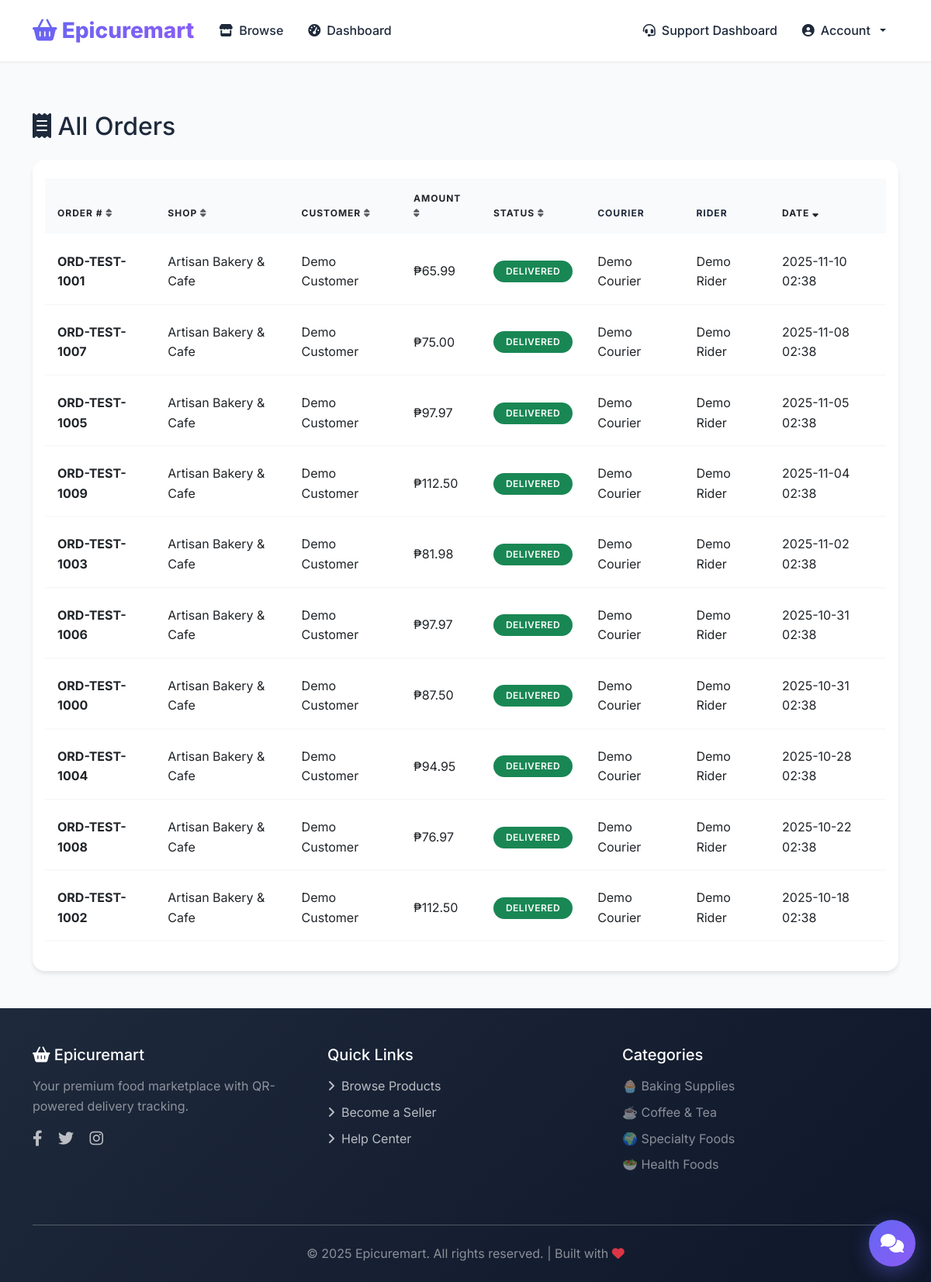
Page /admin/orders (signed in) on the committed database.
### app.py (models this page shows, shortened)
class Order(db.Model):
    __tablename__ = 'orders'
    id = db.Column(db.Integer, primary_key=True)
    order_number = db.Column(db.String(50), unique=True, nullable=False)
    customer_id = db.Column(db.Integer, db.ForeignKey('users.id'), nullable=False)
    shop_id = db.Column(db.Integer, db.ForeignKey('shops.id'), nullable=False)
    courier_id = db.Column(db.Integer, db.ForeignKey('users.id'))
    rider_id = db.Column(db.Integer, db.ForeignKey('users.id'))
    status = db.Column(db.Enum(
        'PENDING_PAYMENT', 'READY_FOR_PICKUP', 'IN_TRANSIT_TO_RIDER',
        'OUT_FOR_DELIVERY', 'DELIVERED', 'CANCELLED'
    ), default='PENDING_PAYMENT')
    delivery_address_id = db.Column(db.Integer, db.ForeignKey('addresses.id'))
    total_amount = db.Column(Numeric(10, 2), nullable=False)
    delivery_fee = db.Column(Numeric(10, 2), default=0.00)
    subtotal = db.Column(Numeric(10, 2), nullable=False)
    commission_rate = db.Column(Numeric(5, 2), default=5.00)  # 5% commission
    commission_amount = db.Column(Numeric(10, 2), default=0.00)
    seller_amount = db.Column(Numeric(10, 2), default=0.00)
    courier_earnings = db.Column(Numeric(10, 2), default=0.00)  # Courier's share of delivery fee
    rider_earnings = db.Column(Numeric(10, 2), default=0.00)  # Rider's share of delivery fee
    shipping_fee_split_courier = db.Column(Numeric(5, 2), default=60.00)  # 60% to courier
    shipping_fee_split_rider = db.Column(Numeric(5, 2), default=40.00)  # 40% to rider
    pickup_token = db.Column(db.String(500))  # JWT for courier pickup
    delivery_token = db.Column(db.String(500))  # JWT for customer delivery
    proof_of_delivery = db.Column(db.String(255))  # Photo uploaded by rider as proof
    created_at = db.Column(db.DateTime, default=datetime.utcnow)
    updated_at = db.Column(db.DateTime, default=datetime.utcnow, onupdate=datetime.utcnow)
    items = db.relationship('OrderItem', backref='order', cascade='all, delete-orphan')
    delivery_address = db.relationship('Address', foreign_keys=[delivery_address_id])
    shop = db.relationship('Shop', foreign_keys=[shop_id])
    courier = db.relationship('User', foreign_keys=[courier_id])
    rider = db.relationship('User', foreign_keys=[rider_id])

class Shop(db.Model):
    __tablename__ = 'shops'
    id = db.Column(db.Integer, primary_key=True)
    seller_id = db.Column(db.Integer, db.ForeignKey('users.id'), nullable=False)
    name = db.Column(db.String(100), nullable=False)
    description = db.Column(db.Text)
    logo = db.Column(db.String(255))
    is_active = db.Column(db.Boolean, default=True)
    created_at = db.Column(db.DateTime, default=datetime.utcnow)
    products = db.relationship('Product', backref='shop', cascade='all, delete-orphan')

class User(db.Model):
    __tablename__ = 'users'
    id = db.Column(db.Integer, primary_key=True)
    email = db.Column(db.String(120), unique=True, nullable=False)
    password_hash = db.Column(db.String(255), nullable=False)
    role = db.Column(db.Enum('admin', 'seller', 'customer', 'courier', 'rider'), nullable=False)
    is_verified = db.Column(db.Boolean, default=False)
    verification_code = db.Column(db.String(10))  # Email verification code
    verification_code_expires = db.Column(db.DateTime)  # Verification code expiry
    is_approved = db.Column(db.Boolean, default=True)  # Admin approval for sellers/couriers/riders
    is_suspended = db.Column(db.Boolean, default=False)  # Account suspension
    suspension_reason = db.Column(db.Text)  # Reason for suspension
    full_name = db.Column(db.String(100))
    first_name = db.Column(db.String(50))
    middle_name = db.Column(db.String(50))
    last_name = db.Column(db.String(50))
    phone = db.Column(db.String(20))
    id_document = db.Column(db.String(255))  # File path for uploaded ID
    business_permit = db.Column(db.String(255))  # Business permit for sellers
    drivers_license = db.Column(db.String(255))  # Driver's license for riders/couriers
    or_cr = db.Column(db.String(255))  # OR/CR for riders/couriers
    plate_number = db.Column(db.String(50))  # Plate number for riders/couriers
    vehicle_type = db.Column(db.String(50))  # Vehicle type for riders/couriers
    profile_picture = db.Column(db.String(255))  # Profile picture/business icon
    is_support_agent = db.Column(db.Boolean, default=False)  # Support agent flag
    last_activity = db.Column(db.DateTime)  # Last activity timestamp for online status
    created_at = db.Column(db.DateTime, default=datetime.utcnow)
    shop = db.relationship('Shop', backref='owner', uselist=False, cascade='all, delete-orphan')
    addresses = db.relationship('Address', backref='user', cascade='all, delete-orphan')
    orders = db.relationship('Order', backref='customer', foreign_keys='Order.customer_id')
    cart_items = db.relationship('CartItem', backref='user', cascade='all, delete-orphan')

### app.py (the view)
@app.route('/admin/orders')
@login_required
@role_required('admin')
def admin_orders():
    sort_by = request.args.get('sort', 'date')
    direction = request.args.get('direction', 'desc')
    query = Order.query
    if sort_by == 'order_number':
        if direction == 'asc':
            query = query.order_by(Order.order_number.asc())
        else:
            query = query.order_by(Order.order_number.desc())
    elif sort_by == 'shop':
        query = query.join(Shop).order_by(Shop.name.asc() if direction == 'asc' else Shop.name.desc())
    elif sort_by == 'customer':
        query = query.join(User, Order.customer_id == User.id).order_by(User.full_name.asc() if direction == 'asc' else User.full_name.desc())
    elif sort_by == 'amount':
        if direction == 'asc':
            query = query.order_by(Order.total_amount.asc())
        else:
            query = query.order_by(Order.total_amount.desc())
    elif sort_by == 'status':
        if direction == 'asc':
            query = query.order_by(Order.status.asc())
        else:
            query = query.order_by(Order.status.desc())
    else:  # date (default)
        if direction == 'asc':
            query = query.order_by(Order.created_at.asc())
        else:
            query = query.order_by(Order.created_at.desc())
    orders = query.all()
    return render_template('admin_orders.html', orders=orders, sort_by=sort_by, direction=direction)

### app.py (called while the page is built)
def login_required(f):
    @wraps(f)
    def decorated_function(*args, **kwargs):
        if 'user_id' not in session:
            flash('Please log in to access this page.', 'warning')
            return redirect(url_for('login'))
        return f(*args, **kwargs)
    return decorated_function

def role_required(*roles):
    def decorator(f):
        @wraps(f)
        def decorated_function(*args, **kwargs):
            if 'user_id' not in session:
                flash('Please log in to access this page.', 'warning')
                return redirect(url_for('login'))
            user = User.query.get(session['user_id'])
            if user.role not in roles:
                flash('You do not have permission to access this page.', 'danger')
                return redirect(url_for('index'))
            if not user.is_approved and user.role in ['seller', 'courier', 'rider']:
                flash('Your account is pending approval.', 'warning')
                return redirect(url_for('pending_approval'))
            return f(*args, **kwargs)
        return decorated_function
    return decorator

@app.context_processor
def inject_cart_and_messages():
    cart_count = 0
    unread_messages = 0
    if 'user_id' in session:
        user_id = session['user_id']
        cart_count = CartItem.query.filter_by(user_id=user_id).count()
        unread_messages = Message.query.join(Conversation).filter(
            db.or_(
                db.and_(Conversation.user1_id == user_id, Message.sender_id != user_id),
                db.and_(Conversation.user2_id == user_id, Message.sender_id != user_id)
            ),
            Message.is_read == False
        ).count()
    return dict(cart_count=cart_count, unread_messages=unread_messages)

### templates/admin_orders.html
{% extends "base.html" %}
{% block content %}
<div class="container">
    <h2 class="mb-4"><i class="fas fa-receipt"></i> All Orders</h2>
    <div class="card">
        <div class="card-body">
            <div class="table-responsive">
                <table class="table table-hover">
                    <thead>
                        <tr>
                            <th>
                                <a href="?sort=order_number&direction={{ 'desc' if sort_by == 'order_number' and direction == 'asc' else 'asc' }}" class="text-decoration-none text-dark">
                                    Order #
                                    {% if sort_by == 'order_number' %}
                                        <i class="fas fa-sort-{{ direction }}"></i>
                                    {% else %}
                                        <i class="fas fa-sort text-muted"></i>
                                    {% endif %}
                                </a>
                            </th>
                            <th>
                                <a href="?sort=shop&direction={{ 'desc' if sort_by == 'shop' and direction == 'asc' else 'asc' }}" class="text-decoration-none text-dark">
                                    Shop
                                    {% if sort_by == 'shop' %}
                                        <i class="fas fa-sort-{{ direction }}"></i>
                                    {% else %}
                                        <i class="fas fa-sort text-muted"></i>
                                    {% endif %}
                                </a>
                            </th>
                            <th>
                                <a href="?sort=customer&direction={{ 'desc' if sort_by == 'customer' and direction == 'asc' else 'asc' }}" class="text-decoration-none text-dark">
                                    Customer
                                    {% if sort_by == 'customer' %}
                                        <i class="fas fa-sort-{{ direction }}"></i>
                                    {% else %}
                                        <i class="fas fa-sort text-muted"></i>
                                    {% endif %}
                                </a>
                            </th>
                            <th>
                                <a href="?sort=amount&direction={{ 'desc' if sort_by == 'amount' and direction == 'asc' else 'asc' }}" class="text-decoration-none text-dark">
                                    Amount
                                    {% if sort_by == 'amount' %}
                                        <i class="fas fa-sort-{{ direction }}"></i>
                                    {% else %}
                                        <i class="fas fa-sort text-muted"></i>
                                    {% endif %}
                                </a>
                            </th>
                            <th>
                                <a href="?sort=status&direction={{ 'desc' if sort_by == 'status' and direction == 'asc' else 'asc' }}" class="text-decoration-none text-dark">
                                    Status
                                    {% if sort_by == 'status' %}
                                        <i class="fas fa-sort-{{ direction }}"></i>
                                    {% else %}
                                        <i class="fas fa-sort text-muted"></i>
                                    {% endif %}
                                </a>
                            </th>
                            <th>Courier</th>
                            <th>Rider</th>
                            <th>
                                <a href="?sort=date&direction={{ 'desc' if sort_by == 'date' and direction == 'asc' else 'asc' }}" class="text-decoration-none text-dark">
                                    Date
                                    {% if sort_by == 'date' %}
                                        <i class="fas fa-sort-{{ direction }}"></i>
                                    {% else %}
                                        <i class="fas fa-sort text-muted"></i>
                                    {% endif %}
                                </a>
                            </th>
                        </tr>
                    </thead>
                    <tbody>
                        {% for order in orders %}
                        <tr>
                            <td><strong>{{ order.order_number }}</strong></td>
                            <td>{{ order.shop.name }}</td>
                            <td>{{ order.customer.full_name }}</td>
                            <td>₱{{ "%.2f"|format(order.total_amount) }}</td>
                            <td>
                                <span class="badge
                                    {% if order.status == 'PENDING_PAYMENT' %}bg-warning
                                    {% elif order.status == 'READY_FOR_PICKUP' %}bg-info
                                    {% elif order.status == 'IN_TRANSIT_TO_RIDER' %}bg-primary
                                    {% elif order.status == 'OUT_FOR_DELIVERY' %}bg-primary
                                    {% elif order.status == 'DELIVERED' %}bg-success
                                    {% else %}bg-secondary{% endif %}">
                                    {{ order.status.replace('_', ' ') }}
                                </span>
                            </td>
                            <td>{{ order.courier.full_name if order.courier else '-' }}</td>
                            <td>{{ order.rider.full_name if order.rider else '-' }}</td>
                            <td>{{ order.created_at.strftime('%Y-%m-%d %H:%M') }}</td>
                        </tr>
                        {% endfor %}
                    </tbody>
                </table>
            </div>
        </div>
    </div>
</div>
{% endblock %}

### templates/base.html (style rules this page uses)
:root { --primary: #6366f1; --primary-dark: #4f46e5; --secondary: #8b5cf6; --success: #10b981; --danger: #ef4444; --warning: #f59e0b; --info: #06b6d4; --dark: #1e293b; --light: #f8fafc; --gradient-primary: linear-gradient(135deg, #6366f1 0%, #8b5cf6 100%); --gradient-success: linear-gradient(135deg, #10b981 0%, #059669 100%); --shadow-sm: 0 1px 2px 0 rgba(0, 0, 0, 0.05); --shadow-md: 0 4px 6px -1px rgba(0, 0, 0, 0.1); --shadow-lg: 0 10px 15px -3px rgba(0, 0, 0, 0.1); --shadow-xl: 0 20px 25px -5px rgba(0, 0, 0, 0.1); }
* { margin: 0; padding: 0; box-sizing: border-box; }
body { font-family: "Inter", -apple-system, BlinkMacSystemFont, "Segoe UI", sans-serif; min-height: 100vh; display: flex; flex-direction: column; background: var(--light); color: var(--dark); line-height: 1.6; }
.card { border: none; border-radius: 1rem; overflow: hidden; box-shadow: var(--shadow-md); transition: all 0.4s cubic-bezier(0.175, 0.885, 0.32, 1.275); background: white; }
.badge { padding: 0.5rem 1rem; border-radius: 2rem; font-weight: 600; font-size: 0.75rem; text-transform: uppercase; letter-spacing: 0.5px; }
.table { border-collapse: separate; border-spacing: 0 0.5rem; }
.table thead th { border: none; background: var(--light); color: var(--dark); font-weight: 700; text-transform: uppercase; font-size: 0.75rem; letter-spacing: 1px; padding: 1rem; }
.table tbody tr { background: white; box-shadow: var(--shadow-sm); transition: all 0.3s ease; }
.table tbody td { border: none; padding: 1rem; vertical-align: middle; }
html { scroll-behavior: smooth; }

### templates/components/live_chat.html (style rules this page uses)
body { overflow-x: hidden; }

### rows in the picture
Order: order_number "ORD-TEST-1001", shop.name "Artisan Bakery & Cafe", customer.full_name "Demo Customer", total_amount "65.99", status.replace "DELIVERED", courier "Demo Courier", rider "Demo Rider", created_at "2025-11-10 02:38"
Order: order_number "ORD-TEST-1007", shop.name "Artisan Bakery & Cafe", customer.full_name "Demo Customer", total_amount "75.00", status.replace "DELIVERED", courier "Demo Courier", rider "Demo Rider", created_at "2025-11-08 02:38"
Order: order_number "ORD-TEST-1005", shop.name "Artisan Bakery & Cafe", customer.full_name "Demo Customer", total_amount "97.97", status.replace "DELIVERED", courier "Demo Courier", rider "Demo Rider", created_at "2025-11-05 02:38"
Order: order_number "ORD-TEST-1009", shop.name "Artisan Bakery & Cafe", customer.full_name "Demo Customer", total_amount "112.50", status.replace "DELIVERED", courier "Demo Courier", rider "Demo Rider", created_at "2025-11-04 02:38"
Order: order_number "ORD-TEST-1003", shop.name "Artisan Bakery & Cafe", customer.full_name "Demo Customer", total_amount "81.98", status.replace "DELIVERED", courier "Demo Courier", rider "Demo Rider", created_at "2025-11-02 02:38"
Order: order_number "ORD-TEST-1006", shop.name "Artisan Bakery & Cafe", customer.full_name "Demo Customer", total_amount "97.97", status.replace "DELIVERED", courier "Demo Courier", rider "Demo Rider", created_at "2025-10-31 02:38"
Order: order_number "ORD-TEST-1000", shop.name "Artisan Bakery & Cafe", customer.full_name "Demo Customer", total_amount "87.50", status.replace "DELIVERED", courier "Demo Courier", rider "Demo Rider", created_at "2025-10-31 02:38"
Order: order_number "ORD-TEST-1004", shop.name "Artisan Bakery & Cafe", customer.full_name "Demo Customer", total_amount "94.95", status.replace "DELIVERED", courier "Demo Courier", rider "Demo Rider", created_at "2025-10-28 02:38"
Order: order_number "ORD-TEST-1008", shop.name "Artisan Bakery & Cafe", customer.full_name "Demo Customer", total_amount "76.97", status.replace "DELIVERED", courier "Demo Courier", rider "Demo Rider", created_at "2025-10-22 02:38"
Order: order_number "ORD-TEST-1002", shop.name "Artisan Bakery & Cafe", customer.full_name "Demo Customer", total_amount "112.50", status.replace "DELIVERED", courier "Demo Courier", rider "Demo Rider", created_at "2025-10-18 02:38"
